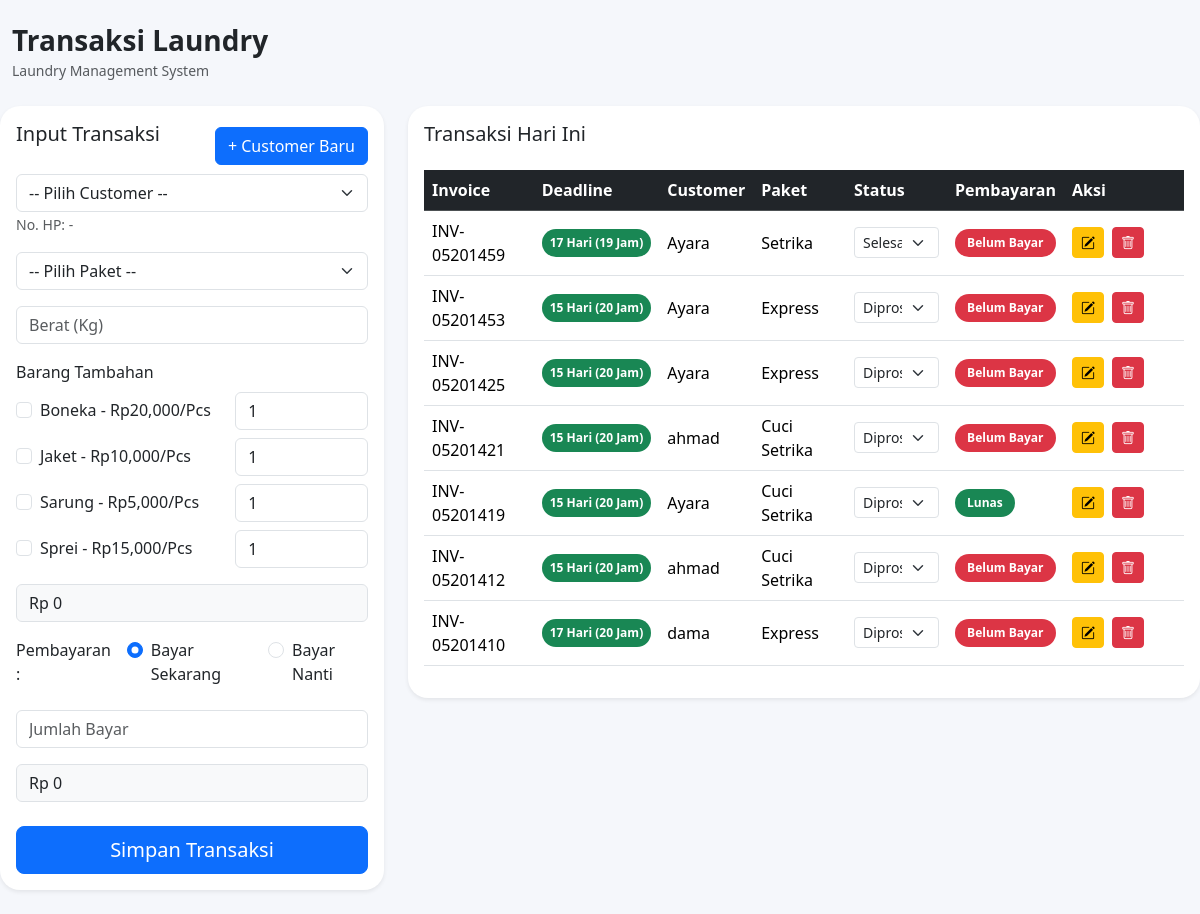
Page /transaksi/index.php on the committed database.
### tables this page shows
CREATE TABLE `barang_tambahan` (
  `id` int(11) NOT NULL,
  `nama_barang` varchar(100) DEFAULT NULL,
  `harga` int(11) DEFAULT NULL
);

CREATE TABLE `transaksi` (
  `id` int(11) NOT NULL,
  `kode_invoice` varchar(50) DEFAULT NULL,
  `pelanggan_id` int(11) DEFAULT NULL,
  `paket_id` int(11) DEFAULT NULL,
  `berat` double DEFAULT NULL,
  `total` int(11) DEFAULT NULL,
  `tambahan` int(11) DEFAULT 0,
  `bayar` int(11) DEFAULT NULL,
  `kembalian` int(11) DEFAULT NULL,
  `status` enum('Diproses','Dicuci','Disetrika','Selesai','Diambil') NOT NULL DEFAULT 'Diproses',
  `tanggal` timestamp NOT NULL DEFAULT current_timestamp(),
  `deadline` datetime DEFAULT NULL,
  `status_bayar` enum('Bayar Sekarang','Bayar Nanti') DEFAULT 'Bayar Sekarang'
);

CREATE TABLE `pelanggan` (
  `id` int(11) NOT NULL,
  `nama` varchar(100) DEFAULT NULL,
  `no_hp` varchar(20) DEFAULT NULL,
  `alamat` text DEFAULT NULL
);

CREATE TABLE `paket` (
  `id` int(11) NOT NULL,
  `nama_paket` varchar(100) DEFAULT NULL,
  `harga` int(11) DEFAULT NULL,
  `keterangan` varchar(100) DEFAULT NULL
);

### transaksi/index.php (the view, shortened to what the rows shown need)
<?php
include '../koneksi.php';
$data = mysqli_query($conn, "
    SELECT
        transaksi.*,
        pelanggan.nama AS nama_pelanggan,
        pelanggan.no_hp,
        paket.nama_paket
    FROM transaksi
    JOIN pelanggan
    ON pelanggan.id = transaksi.pelanggan_id
    JOIN paket
    ON paket.id = transaksi.paket_id
    ORDER BY transaksi.id DESC
");
?>
<!DOCTYPE html>
<html lang="id">
<head>
    <link href="https://cdn.jsdelivr.net/npm/bootstrap@5.3.3/dist/css/bootstrap.min.css" rel="stylesheet">
    <link rel="stylesheet"
        href="https://cdn.jsdelivr.net/npm/bootstrap-icons@1.11.3/font/bootstrap-icons.min.css">
</head>
<body>
        <div class="row">
            <div class="col-lg-4 mb-4">
                <div class="card shadow-sm">
                    <div class="card-body">
                        <form method="POST">
                            <div class="mb-3">
                                <?php
                                $tambahan = mysqli_query($conn, "
                                SELECT * FROM barang_tambahan
                                ORDER BY nama_barang ASC
                            ");
                                while ($t = mysqli_fetch_array($tambahan)) {
                                ?>
                                    <div class="row align-items-center mb-2">
                                        <div class="col-7">
                                            <div class="form-check">
                                                <input
                                                    class="form-check-input tambahan"
                                                    type="checkbox"
                                                    data-harga="<?php echo $t['harga']; ?>"
                                                    id="tambahan<?php echo $t['id']; ?>">
                                                <label
                                                    class="form-check-label"
                                                    for="tambahan<?php echo $t['id']; ?>">
                                                    <?php echo $t['nama_barang']; ?>
                                                    -
                                                    Rp<?php echo number_format($t['harga']); ?>/Pcs
                                                </label>
                                            </div>
                                        </div>
                                        <div class="col-5">
                                            <input
                                                type="number"
                                                min="1"
                                                value="1"
                                                class="form-control qty-tambahan"
                                                data-id="<?php echo $t['id']; ?>">
                                        </div>
                                    </div>
                                <?php } ?>
                            </div>
                        </form>
                    </div>
                </div>
            </div>
            <div class="col-lg-8">
                <div class="card shadow-sm">
                    <div class="card-body">
                        <div class="table-responsive">
                            <table class="table table-hover align-middle">
                                <thead class="table-dark">
                                    <tr>
                                        <th>Invoice</th>
                                        <th>Deadline</th>
                                        <th>Customer</th>
                                        <th>Paket</th>
                                        <th>Status</th>
                                        <th>Pembayaran</th>
                                        <th width="120">Aksi</th>
                                    </tr>
                                </thead>
                                <tbody>
                                    <?php while ($d = mysqli_fetch_array($data)) { ?>
                                        <tr>
                                            <td>
                                                <?php echo $d['kode_invoice']; ?>
                                            </td>
                                            <td>
                                                <?php
                                                $sekarang = new DateTime();
                                                $deadline = new DateTime($d['deadline']);
                                                $diff = $sekarang->diff($deadline);
                                                $hari = $diff->d;
                                                $jam  = $diff->h;
                                                if ($hari >= 3) {
                                                    $badge = 'success';
                                                } elseif ($hari >= 2) {
                                                    $badge = 'warning';
                                                } else {
                                                    $badge = 'danger';
                                                }
                                                ?>
                                                <span class="badge bg-<?php echo $badge; ?> p-2">
                                                    <?php echo $hari; ?> Hari
                                                    (<?php echo $jam; ?> Jam)
                                                </span>
                                            </td>
                                            <td>
                                                <?php echo $d['nama_pelanggan']; ?>
                                            </td>
                                            <td>
                                                <?php echo $d['nama_paket']; ?>
                                            </td>
                                            <td>
                                                <form method="POST">
                                                    <select
                                                        name="status"
                                                        class="form-select form-select-sm"
                                                        onchange="submitStatus(this.form)">
                                                        <option
                                                            value="Diproses"
                                                            <?php if ($d['status'] == 'Diproses') echo 'selected'; ?>>
                                                            Diproses
                                                        </option>
                                                        <option
                                                            value="Selesai"
                                                            <?php if ($d['status'] == 'Selesai') echo 'selected'; ?>>
                                                            Selesai
                                                        </option>
                                                    </select>
                                                </form>
                                            </td>
                                            <td>
                                                <?php
                                                if ($d['bayar'] > 0) {
                                                    $badgeBayar = 'success';
                                                    $textBayar  = 'Lunas';
                                                } else {
                                                    $badgeBayar = 'danger';
                                                    $textBayar  = 'Belum Bayar';
                                                }
                                                ?>
                                                <span class="badge bg-<?php echo $badgeBayar; ?>">
                                                    <?php echo $textBayar; ?>
                                                </span>
                                            </td>
                                            <td>
                                                <div class="d-flex gap-2">
                                                    <a
                                                        href="?edit=<?php echo $d['id']; ?>"
                                                        class="btn btn-warning btn-sm">
                                                        <i class="bi bi-pencil-square"></i>
                                                    </a>
                                                    <a
                                                        href="?hapus=<?php echo $d['id']; ?>"
                                                        class="btn btn-danger btn-sm"
                                                        onclick="return confirm('Hapus transaksi ini?')">
                                                        <i class="bi bi-trash"></i>
                                                    </a>
                                                </div>
                                            </td>
                                        </tr>
                                    <?php } ?>
                                </tbody>
                            </table>
                        </div>
                    </div>
                </div>
            </div>
        </div>
</body>
</html>

### rows in the picture
barang_tambahan: nama_barang "Boneka", harga "20,000"
barang_tambahan: nama_barang "Jaket", harga "10,000", id "1"
barang_tambahan: nama_barang "Sarung", harga "5,000"
barang_tambahan: nama_barang "Sprei", harga "15,000"
transaksi: kode_invoice "INV-05201459", deadline "17", pelanggan.nama "Ayara", paket.nama_paket "Setrika", status "Selesai", bayar "Belum Bayar"
transaksi: kode_invoice "INV-05201453", deadline "15", pelanggan.nama "Ayara", paket.nama_paket "Express", status "Diproses", bayar "Belum Bayar"
transaksi: kode_invoice "INV-05201425", deadline "15", pelanggan.nama "Ayara", paket.nama_paket "Express", status "Diproses", bayar "Belum Bayar"
transaksi: kode_invoice "INV-05201421", deadline "15", pelanggan.nama "ahmad", paket.nama_paket "Cuci Setrika", status "Diproses", bayar "Belum Bayar"
transaksi: kode_invoice "INV-05201419", deadline "15", pelanggan.nama "Ayara", paket.nama_paket "Cuci Setrika", status "Diproses", bayar "Lunas"
transaksi: kode_invoice "INV-05201412", deadline "15", pelanggan.nama "ahmad", paket.nama_paket "Cuci Setrika", status "Diproses", bayar "Belum Bayar"
transaksi: kode_invoice "INV-05201410", deadline "17", pelanggan.nama "dama", paket.nama_paket "Express", status "Diproses", bayar "Belum Bayar"
